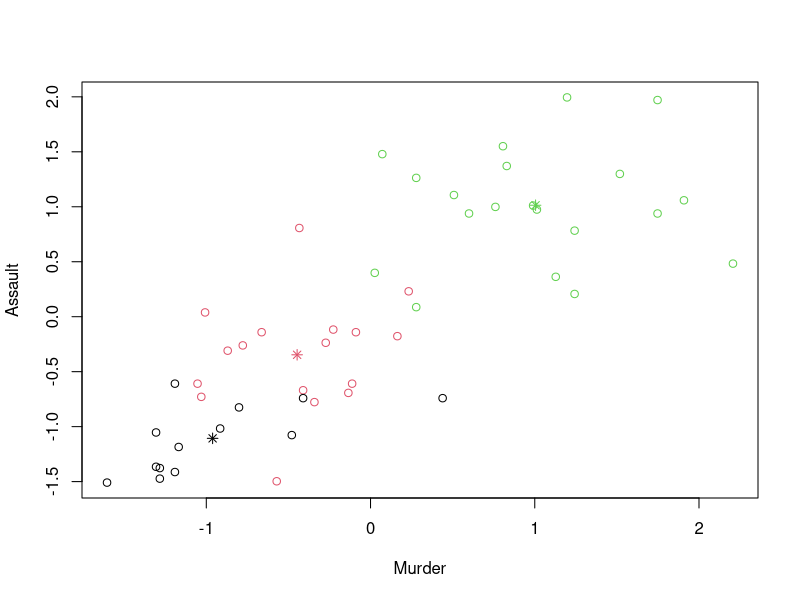
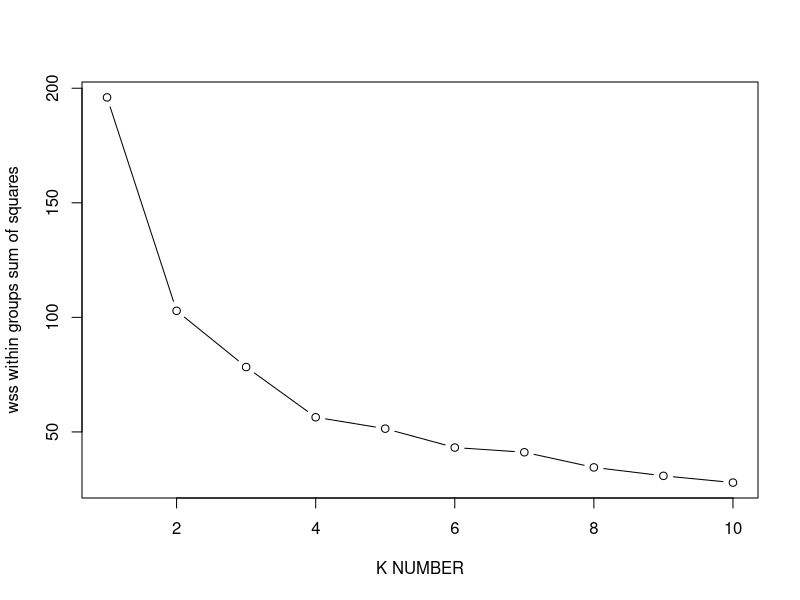
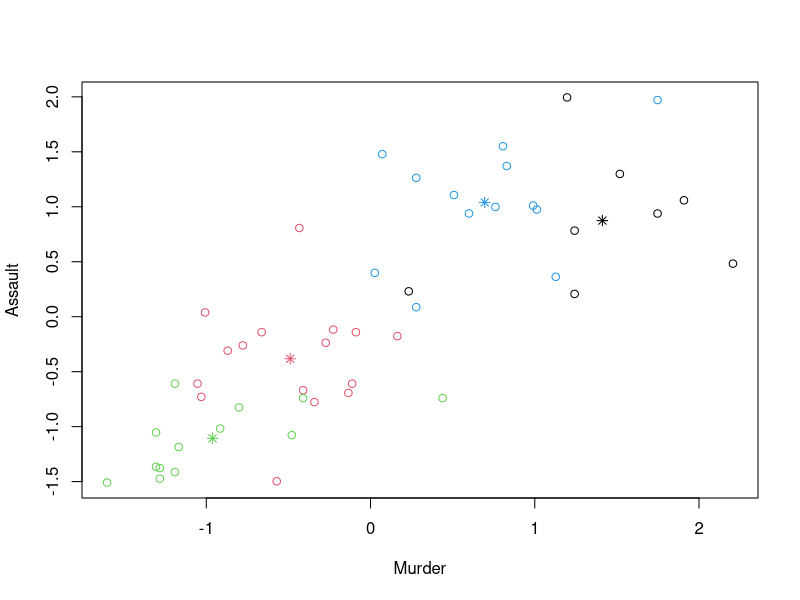

Here is the R script that generated these plots, in order:
#Install dataset to find thr usarrests 
install.packages("dataset")

#load dataset
data("USArrests")

#assign data to varaible to start data prep
data_frame <- USArrests

#removing missing values in dataframe
data_frame <-na.omit(data_frame)

#standarization or scalling values
data_frame <- scale(data_frame)


#remove comment to show the diff before and after scale
#view(USArrests)
#view(data_frame)

summary(data_frame)

help("kmeans")

km <- kmeans(data_frame,3,15)
km$cluster
km$centers
km$withinss

plot(data_frame,col=km$cluster)
points(km$centers,col=1:3,pch=8)

#AS SHOWN its not the best clustring 
#so lets see how to find the best k to cluster the data

#we will apply the kmeans algorithms 10 time to calc wss and select elbow
# wss <- sum( Xi - Mean)^2
wss=numeric(10)
for(i in 1:10) 
  wss[i]<- sum(kmeans(data_frame,i)$withinss)
plot (1:10,wss,type="b",xlab = "K NUMBER",ylab="wss within groups sum of squares")
 
#As shown the best k  number of clusters are 4 

kmbest<-kmeans(data_frame,4)
kmbest$cluster
kmbest$centers
kmbest$withinss

plot(data_frame,col=kmbest$cluster)
points(kmbest$centers,col=1:4,pch=8)
